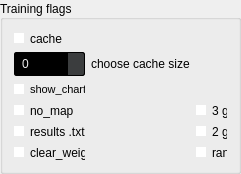
                 <widget class="QGroupBox" name="groupBox_2">
                  <property name="title">
                   <string>Training flags</string>
                  </property>
                  <property name="alignment">
                   <set>Qt::AlignLeading|Qt::AlignLeft|Qt::AlignVCenter</set>
                  </property>
                  <layout class="QGridLayout" name="gridLayout_12">
                   <item row="1" column="2">
                    <widget class="QLabel" name="label_27">
                     <property name="maximumSize">
                      <size>
                       <width>16777215</width>
                       <height>16777215</height>
                      </size>
                     </property>
                     <property name="text">
                      <string>choose cache size</string>
                     </property>
                     <property name="alignment">
                      <set>Qt::AlignLeading|Qt::AlignLeft|Qt::AlignVCenter</set>
                     </property>
                    </widget>
                   </item>
                   <item row="7" column="4">
                    <widget class="QCheckBox" name="random">
                     <property name="styleSheet">
                      <string notr="true">QCheckBox {
    background-color: transparent;
    color: black;
    border: none;
    width: 15px;
    height: 15px;
    border-radius: 50%;

}

QCheckBox::indicator {
    background-color: white;
    color: black;
    width: 10px;
    height: 10px;
    border-radius: 50%;
}

QCheckBox::indicator:hover {
    background-color: orange;
}

QCheckBox::indicator:checked {
    background-color: #ff0800;
}</string>
                     </property>
                     <property name="text">
                      <string>random</string>
                     </property>
                    </widget>
                   </item>
                   <item row="6" column="0">
                    <widget class="QCheckBox" name="results">
                     <property name="styleSheet">
                      <string notr="true">QCheckBox {
    background-color: transparent;
    color: black;
    border: none;
    width: 15px;
    height: 15px;
    border-radius: 50%;

}

QCheckBox::indicator {
    background-color: white;
    color: black;
    width: 10px;
    height: 10px;
    border-radius: 50%;
}

QCheckBox::indicator:hover {
    background-color: orange;
}

QCheckBox::indicator:checked {
    background-color: #ff0800;
}</string>
                     </property>
                     <property name="text">
                      <string>results .txt</string>
                     </property>
                    </widget>
                   </item>
                   <item row="7" column="0">
                    <widget class="QCheckBox" name="clear_check">
                     <property name="sizePolicy">
                      <sizepolicy hsizetype="Minimum" vsizetype="Minimum">
                       <horstretch>0</horstretch>
                       <verstretch>0</verstretch>
                      </sizepolicy>
                     </property>
                     <property name="minimumSize">
                      <size>
                       <width>0</width>
                       <height>0</height>
                      </size>
                     </property>
                     <property name="maximumSize">
                      <size>
                       <width>16777215</width>
                       <height>20</height>
                      </size>
                     </property>
                     <property name="styleSheet">
                      <string notr="true">QCheckBox {
    background-color: transparent;
    color: black;
    border: none;
    width: 15px;
    height: 15px;
    border-radius: 50%;

}

QCheckBox::indicator {
    background-color: white;
    color: black;
    width: 10px;
    height: 10px;
    border-radius: 50%;
}

QCheckBox::indicator:hover {
    background-color: orange;
}

QCheckBox::indicator:checked {
    background-color: #ff0800;
}</string>
                     </property>
                     <property name="text">
                      <string>clear_weights</string>
                     </property>
                    </widget>
                   </item>
                   <item row="6" column="4">
                    <widget class="QCheckBox" name="gpu1">
                     <property name="styleSheet">
                      <string notr="true">QCheckBox {
    background-color: transparent;
    color: black;
    border: none;
    width: 15px;
    height: 15px;
    border-radius: 50%;

}

QCheckBox::indicator {
    background-color: white;
    color: black;
    width: 10px;
    height: 10px;
    border-radius: 50%;
}

QCheckBox::indicator:hover {
    background-color: orange;
}

QCheckBox::indicator:checked {
    background-color: #ff0800;
}</string>
                     </property>
                     <property name="text">
                      <string>2 gpu</string>
                     </property>
                    </widget>
                   </item>
                   <item row="2" column="0">
                    <widget class="QCheckBox" name="show_chart">
                     <property name="sizePolicy">
                      <sizepolicy hsizetype="Minimum" vsizetype="Fixed">
                       <horstretch>0</horstretch>
                       <verstretch>0</verstretch>
                      </sizepolicy>
                     </property>
                     <property name="maximumSize">
                      <size>
                       <width>16777215</width>
                       <height>16777215</height>
                      </size>
                     </property>
                     <property name="font">
                      <font>
                       <family>MS Shell Dlg 2</family>
                       <pointsize>8</pointsize>
                       <weight>9</weight>
                       <italic>false</italic>
                       <bold>false</bold>
                       <stylestrategy>PreferAntialias</stylestrategy>
                      </font>
                     </property>
                     <property name="styleSheet">
                      <string notr="true">QCheckBox {
    background-color: transparent;
    color: black;
    border: none;
    width: 15px;
    height: 15px;
    border-radius: 50%;

}

QCheckBox::indicator {
    background-color: white;
    color: black;
    width: 10px;
    height: 10px;
    border-radius: 50%;
}

QCheckBox::indicator:hover {
    background-color: orange;
}

QCheckBox::indicator:checked {
    background-color: #ff0800;
}</string>
                     </property>
                     <property name="text">
                      <string>show_chart</string>
                     </property>
                     <property name="tristate">
                      <bool>false</bool>
                     </property>
                    </widget>
                   </item>
                   <item row="1" column="0">
                    <widget class="QSpinBox" name="cache_input">
                     <property name="sizePolicy">
                      <sizepolicy hsizetype="Expanding" vsizetype="Fixed">
                       <horstretch>0</horstretch>
                       <verstretch>0</verstretch>
                      </sizepolicy>
                     </property>
                     <property name="maximumSize">
                      <size>
                       <width>100</width>
                       <height>16777215</height>
                      </size>
                     </property>
                     <property name="styleSheet">
                      <string notr="true">QSpinBox, QDoubleSpinBox, QDateTimeEdit {
    background-color: rgb(0, 0, 0) /*bg_gen*/;
    color: rgb(238, 238, 238) /*txt*/;
    border: 1px solid #000;
    padding: 3px;
    padding-left: 5px;
    border-radius: 2px;
}

QDoubleSpinBox::up-button, QSpinBox::up-button, QDateTimeEdit::up-button {
    border-top-right-radius: 2px;
    background-color: rgb(59, 61, 62) /*bg_alt*/;
    width: 16px;
    border-width: 1px;
}

QDoubleSpinBox::up-button:hover, QSpinBox::up-button:hover, QDateTimeEdit::up-button:hover {
    background-color: orange;
}

QDoubleSpinBox::up-button:pressed, QSpinBox::up-button:pressed, QDateTimeEdit::up-button:pressed {
    background-color: red;
}

QDoubleSpinBox::up-arrow, QSpinBox::up-arrow, QDateTimeEdit::up-arrow {
    image: url(:/16x16/icons/16x16/up.gif);
    width: 7px;
    height: 7px;
}

QDoubleSpinBox::down-button, QSpinBox::down-button, QDateTimeEdit::down-button {
    border-bottom-right-radius: 2px;
    background-color: rgb(59, 61, 62) /*bg_alt*/;
    width: 16px;
    border-width: 1px;
}

QDoubleSpinBox::down-button:hover, QSpinBox::down-button:hover, QDateTimeEdit::down-button:hover {
    background-color: orange;
}

QDoubleSpinBox::down-button:pressed, QSpinBox::down-button:pressed, QDateTimeEdit::down-button:pressed {
    background-color: red;
}

QDoubleSpinBox::down-arrow, QSpinBox::down-arrow, QDateTimeEdit::down-arrow {
    image: url(:/16x16/icons/16x16/down.gif);
    width: 7px;
    height: 7px;
}</string>
                     </property>
                     <property name="maximum">
                      <number>1000000000</number>
                     </property>
                    </widget>
                   </item>
                   <item row="4" column="4">
                    <widget class="QCheckBox" name="gpu2">
                     <property name="styleSheet">
                      <string notr="true">QCheckBox {
    background-color: transparent;
    color: black;
    border: none;
    width: 15px;
    height: 15px;
    border-radius: 50%;

}

QCheckBox::indicator {
    background-color: white;
    color: black;
    width: 10px;
    height: 10px;
    border-radius: 50%;
}

QCheckBox::indicator:hover {
    background-color: orange;
}

QCheckBox::indicator:checked {
    background-color: #ff0800;
}</string>
                     </property>
                     <property name="text">
                      <string>3 gpu</string>
                     </property>
                    </widget>
                   </item>
                   <item row="4" column="0">
                    <widget class="QCheckBox" name="map_check">
                     <property name="sizePolicy">
                      <sizepolicy hsizetype="Minimum" vsizetype="Fixed">
                       <horstretch>0</horstretch>
                       <verstretch>0</verstretch>
                      </sizepolicy>
                     </property>
                     <property name="styleSheet">
                      <string notr="true">QCheckBox {
    background-color: transparent;
    color: black;
    border: none;
    width: 15px;
    height: 15px;
    border-radius: 50%;

}

QCheckBox::indicator {
    background-color: white;
    color: black;
    width: 10px;
    height: 10px;
    border-radius: 50%;
}

QCheckBox::indicator:hover {
    background-color: orange;
}

QCheckBox::indicator:checked {
    background-color: #ff0800;
}</string>
                     </property>
                     <property name="text">
                      <string>no_map</string>
                     </property>
                    </widget>
                   </item>
                   <item row="0" column="0">
                    <widget class="QCheckBox" name="cache">
                     <property name="minimumSize">
                      <size>
                       <width>0</width>
                       <height>0</height>
                      </size>
                     </property>
                     <property name="maximumSize">
                      <size>
                       <width>16777215</width>
                       <height>16777215</height>
                      </size>
                     </property>
                     <property name="styleSheet">
                      <string notr="true">QCheckBox {
    background-color: transparent;
    color: black;
    border: none;
    width: 15px;
    height: 15px;
    border-radius: 50%;

}

QCheckBox::indicator {
    background-color: white;
    color: black;
    width: 10px;
    height: 10px;
    border-radius: 50%;
}

QCheckBox::indicator:hover {
    background-color: orange;
}

QCheckBox::indicator:checked {
    background-color: #ff0800;
}</string>
                     </property>
                     <property name="text">
                      <string>cache</string>
                     </property>
                    </widget>
                   </item>
                  </layout>
                 </widget>
